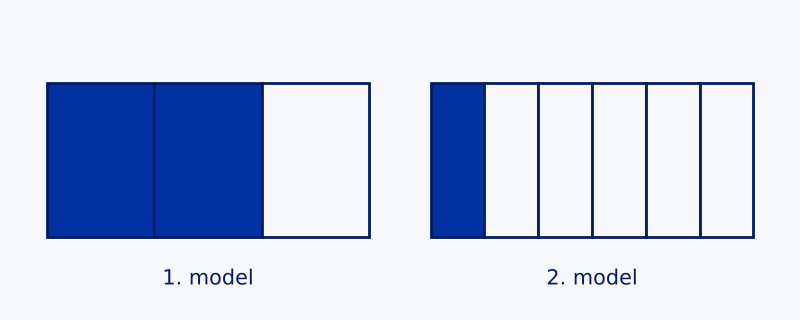

Generate this figure with Python:
"""Teşhis DIAG-2026.1-10 şekli: iki kesir modeli (2/3 ve 1/6). seed=2026; deterministik.

Çalıştırma: python kesir-modeli-10.py [çıktı.png]  (varsayılan: bu dosyanın yanındaki kesir-modeli-10.png)
"""

import sys
from pathlib import Path

import matplotlib

matplotlib.use("Agg")
import matplotlib.pyplot as plt  # noqa: E402
import numpy as np  # noqa: E402
from matplotlib.patches import Rectangle  # noqa: E402

SEED = 2026
PAPER, NAVY, PRIMARY = "#f6f8fc", "#051c60", "#0030a2"
MODELS = [(2, 3, "1. model"), (1, 6, "2. model")]  # (boyalı parça, eş parça, etiket)


def build():
    np.random.seed(SEED)
    plt.rcParams.update({"font.family": "DejaVu Sans", "font.size": 15})
    fig = plt.figure(figsize=(8.0, 3.2), dpi=100, facecolor=PAPER)
    ax = fig.add_axes((0.02, 0.02, 0.96, 0.96))
    ax.set_xlim(0, 10)
    ax.set_ylim(0, 4)
    ax.axis("off")
    for idx, (shaded, parts, label) in enumerate(MODELS):
        x0, width, y0, height = 0.4 + idx * 5.0, 4.2, 1.0, 2.0
        step = width / parts
        for i in range(parts):
            ax.add_patch(Rectangle((x0 + i * step, y0), step, height, facecolor=PRIMARY if i < shaded else PAPER,
                                   edgecolor=NAVY, lw=2))
        ax.text(x0 + width / 2, 0.45, label, ha="center", va="center", color=NAVY, fontsize=15)
    return fig


if __name__ == "__main__":
    out = Path(sys.argv[1]) if len(sys.argv) > 1 else Path(__file__).with_suffix(".png")
    build().savefig(out, dpi=100, facecolor=PAPER, metadata={"Software": None})
